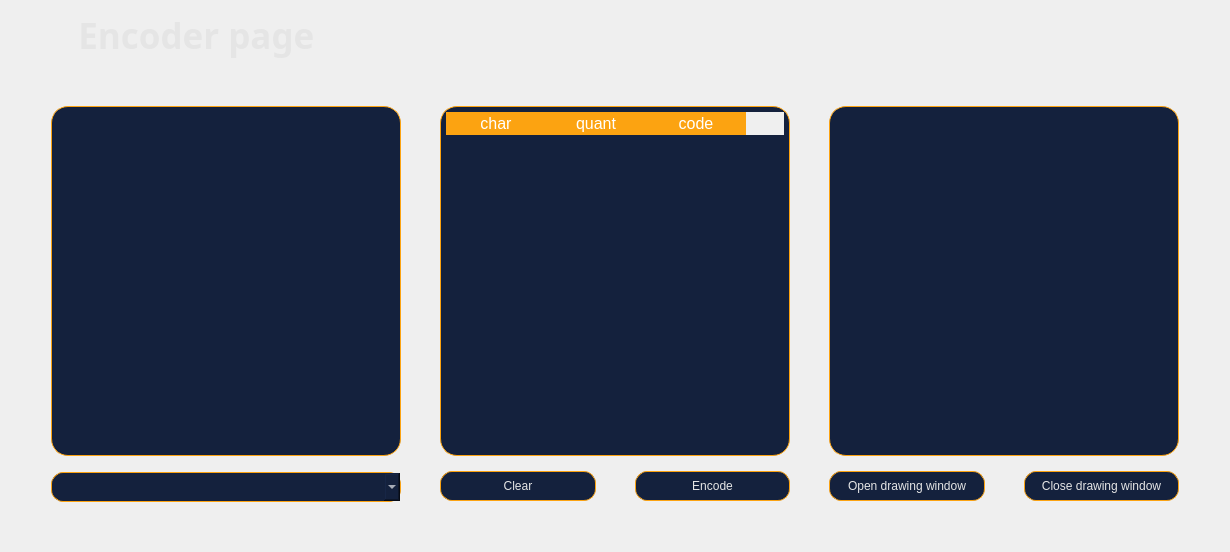
    <widget class="QWidget" name="page">
     <layout class="QGridLayout" name="gridLayout_2">
      <item row="3" column="1">
       <spacer name="verticalSpacer">
        <property name="orientation">
         <enum>Qt::Vertical</enum>
        </property>
        <property name="sizeHint" stdset="0">
         <size>
          <width>20</width>
          <height>40</height>
         </size>
        </property>
       </spacer>
      </item>
      <item row="2" column="2">
       <spacer name="horizontalSpacer_2">
        <property name="orientation">
         <enum>Qt::Horizontal</enum>
        </property>
        <property name="sizeHint" stdset="0">
         <size>
          <width>40</width>
          <height>20</height>
         </size>
        </property>
       </spacer>
      </item>
      <item row="1" column="1">
       <spacer name="verticalSpacer_2">
        <property name="orientation">
         <enum>Qt::Vertical</enum>
        </property>
        <property name="sizeHint" stdset="0">
         <size>
          <width>20</width>
          <height>40</height>
         </size>
        </property>
       </spacer>
      </item>
      <item row="2" column="0">
       <spacer name="horizontalSpacer">
        <property name="orientation">
         <enum>Qt::Horizontal</enum>
        </property>
        <property name="sizeHint" stdset="0">
         <size>
          <width>40</width>
          <height>20</height>
         </size>
        </property>
       </spacer>
      </item>
      <item row="2" column="1">
       <layout class="QGridLayout" name="gridLayout">
        <property name="horizontalSpacing">
         <number>39</number>
        </property>
        <property name="verticalSpacing">
         <number>15</number>
        </property>
        <item row="2" column="4">
         <widget class="QPushButton" name="openDrawingWindow_button">
          <property name="minimumSize">
           <size>
            <width>155</width>
            <height>30</height>
           </size>
          </property>
          <property name="styleSheet">
           <string notr="true">QPushButton{
	background-color: rgb(20, 33, 61);
	border: 1px solid rgb(252, 163, 17);
	border-radius: 12px;
	
	color: rgb(229, 229, 229);
}

QPushButton:hover{
	background-color: rgb(252, 163, 17);

	
	color: rgb(20, 33, 61);
}</string>
          </property>
          <property name="text">
           <string>Open drawing window</string>
          </property>
         </widget>
        </item>
        <item row="0" column="0">
         <widget class="QTextEdit" name="inputText">
          <property name="sizePolicy">
           <sizepolicy hsizetype="Minimum" vsizetype="Minimum">
            <horstretch>0</horstretch>
            <verstretch>0</verstretch>
           </sizepolicy>
          </property>
          <property name="minimumSize">
           <size>
            <width>350</width>
            <height>350</height>
           </size>
          </property>
          <property name="maximumSize">
           <size>
            <width>350</width>
            <height>350</height>
           </size>
          </property>
          <property name="font">
           <font>
            <pointsize>12</pointsize>
           </font>
          </property>
          <property name="styleSheet">
           <string notr="true">QTextEdit{
	background-color: rgb(20, 33, 61);
	border: 1px solid rgb(252, 163, 17);
	border-radius: 17px;
	padding:10px;
	color: rgb(229, 229, 229);

}







QScrollArea{
border: 0px;

margin:0px;
padding:0px;


}


/* VERTICAL SCROLLBAR */
 QScrollBar:vertical {
	border: none;
    background: rgb(45, 45, 68);
    width: 14px;
    margin: 15px 0px 15px 0;
	border-radius: 0px;
 }

/*  HANDLE BAR VERTICAL */
QScrollBar::handle:vertical {	
	background-color: rgb(80, 80, 122);
	min-height: 30px;
	border-radius: 7px;
}
QScrollBar::handle:vertical:hover{	
	background-color: rgb(252, 163, 17);
}
QScrollBar::handle:vertical:pressed {	
	background-color: rgb(221, 142, 15)
}

/* BTN TOP - SCROLLBAR */
QScrollBar::sub-line:vertical {
	border: none;
	background-color: rgb(59, 59, 90);
	height: 15px;
	border-top-left-radius: 7px;
	border-top-right-radius: 7px;
	subcontrol-position: top;
	subcontrol-origin: margin;
}
QScrollBar::sub-line:vertical:hover {	
	background-color: rgb(252, 163, 17);
}
QScrollBar::sub-line:vertical:pressed {	
	background-color: rgb(221, 142, 15)
}

/* BTN BOTTOM - SCROLLBAR */
QScrollBar::add-line:vertical {
	border: none;
	background-color: rgb(59, 59, 90);
	height: 15px;
	border-bottom-left-radius: 7px;
	border-bottom-right-radius: 7px;
	subcontrol-position: bottom;
	subcontrol-origin: margin;
}
QScrollBar::add-line:vertical:hover {	
	background-color: rgb(252, 163, 17);
}
QScrollBar::add-line:vertical:pressed {	
	background-color: rgb(221, 142, 15)
}

/* RESET ARROW */
QScrollBar::up-arrow:vertical, QScrollBar::down-arrow:vertical {
	background: none;
}
QScrollBar::add-page:vertical, QScrollBar::sub-page:vertical {
	background: none;
}



/* HORIZONTAL SCROLLBAR - HOMEWORK */
QScrollBar:horizontal {
   
}
QScrollBar::handle:horizontal {
    
}
QScrollBar::add-line:horizontal {
    
}
QScrollBar::sub-line:horizontal {
    
}
QScrollBar::up-arrow:horizontal, QScrollBar::down-arrow:horizontal
{

}
QScrollBar::add-page:horizontal, QScrollBar::sub-page:horizontal
{

}</string>
          </property>
          <property name="tabChangesFocus">
           <bool>false</bool>
          </property>
          <property name="documentTitle">
           <string/>
          </property>
          <property name="markdown">
           <string comment="سسسشس" extracomment="سببببب"/>
          </property>
          <property name="html">
           <string>&lt;!DOCTYPE HTML PUBLIC &quot;-//W3C//DTD HTML 4.0//EN&quot; &quot;http://www.w3.org/TR/REC-html40/strict.dtd&quot;&gt;
&lt;html&gt;&lt;head&gt;&lt;meta name=&quot;qrichtext&quot; content=&quot;1&quot; /&gt;&lt;meta charset=&quot;utf-8&quot; /&gt;&lt;style type=&quot;text/css&quot;&gt;
p, li { white-space: pre-wrap; }
hr { height: 1px; border-width: 0; }
li.unchecked::marker { content: &quot;\2610&quot;; }
li.checked::marker { content: &quot;\2612&quot;; }
&lt;/style&gt;&lt;/head&gt;&lt;body style=&quot; font-family:'Segoe UI'; font-size:12pt; font-weight:400; font-style:normal;&quot;&gt;
&lt;p style=&quot;-qt-paragraph-type:empty; margin-top:8px; margin-bottom:8px; margin-left:0px; margin-right:0px; -qt-block-indent:0; text-indent:0px;&quot;&gt;&lt;br /&gt;&lt;/p&gt;&lt;/body&gt;&lt;/html&gt;</string>
          </property>
          <property name="overwriteMode">
           <bool>true</bool>
          </property>
         </widget>
        </item>
        <item row="2" column="5">
         <widget class="QPushButton" name="closeDrawingWindow_button">
          <property name="minimumSize">
           <size>
            <width>155</width>
            <height>30</height>
           </size>
          </property>
          <property name="styleSheet">
           <string notr="true">QPushButton{
	background-color: rgb(20, 33, 61);
	border: 1px solid rgb(252, 163, 17);
	border-radius: 12px;
	
	color: rgb(229, 229, 229);
}

QPushButton:hover{
	background-color: rgb(252, 163, 17);

	
	color: rgb(20, 33, 61);
}</string>
          </property>
          <property name="text">
           <string>Close drawing window</string>
          </property>
         </widget>
        </item>
        <item row="2" column="0">
         <widget class="QComboBox" name="comboBox_Source">
          <property name="sizePolicy">
           <sizepolicy hsizetype="Expanding" vsizetype="Ignored">
            <horstretch>0</horstretch>
            <verstretch>19</verstretch>
           </sizepolicy>
          </property>
          <property name="minimumSize">
           <size>
            <width>350</width>
            <height>30</height>
           </size>
          </property>
          <property name="maximumSize">
           <size>
            <width>350</width>
            <height>27</height>
           </size>
          </property>
          <property name="styleSheet">
           <string notr="true">QComboBox{
	background-color: rgb(20, 33, 61);
	border: 1px solid rgb(252, 163, 17);
	border-radius: 12px;
	padding: 0px 15px;
	
	color: rgb(229, 229, 229);
	color: rgb(255, 255, 255);
}


QComboBox QAbstractItemView {

        border-top: 6;
        border-left: 6;
        border-right: 6;
        border-bottom: 6;
        background-color: #283050;
        color: rgb(255, 255, 255);
}



QListView::item:selected {
      border: 1px solid #6a6ea9;

  }

  QListView::item:selected:!active {
      background: qlineargradient(x1: 0, y1: 0, x2: 0, y2: 1,
                                  stop: 0 #ABAFE5, stop: 1 #8588B2);

  }

  QListView::item:selected:active {
      background: qlineargradient(x1: 0, y1: 0, x2: 0, y2: 1,
                                  stop: 0 #6a6ea9, stop: 1 #888dd9);
	background-color: rgb(252, 163, 17);
color: rgb(20, 33, 61);
  }

  QListView::item:hover {
      background: qlineargradient(x1: 0, y1: 0, x2: 0, y2: 1,
                                  stop: 0 #FAFBFE, stop: 1 #DCDEF1);
	
	background-color: rgb(107, 107, 107);

  }






QScrollArea{
border: 0px;

margin:0px;
padding:0px;


}



/* VERTICAL SCROLLBAR */
 QScrollBar:vertical {
	border: none;
    background: rgb(45, 45, 68);
    width: 14px;
    margin: 15px 0px 15px 0;
	border-radius: 0px;
 }

/*  HANDLE BAR VERTICAL */
QScrollBar::handle:vertical {	
	background-color: rgb(80, 80, 122);
	min-height: 30px;
	border-radius: 7px;
}
QScrollBar::handle:vertical:hover{	
	background-color: rgb(252, 163, 17);
}
QScrollBar::handle:vertical:pressed {	
	background-color: rgb(221, 142, 15)
}

/* BTN TOP - SCROLLBAR */
QScrollBar::sub-line:vertical {
	border: none;
	background-color: rgb(59, 59, 90);
	height: 15px;
	border-top-left-radius: 7px;
	border-top-right-radius: 7px;
	subcontrol-position: top;
	subcontrol-origin: margin;
}
QScrollBar::sub-line:vertical:hover {	
	background-color: rgb(252, 163, 17);
}
QScrollBar::sub-line:vertical:pressed {	
	background-color: rgb(221, 142, 15)
}

/* BTN BOTTOM - SCROLLBAR */
QScrollBar::add-line:vertical {
	border: none;
	background-color: rgb(59, 59, 90);
	height: 15px;
	border-bottom-left-radius: 7px;
	border-bottom-right-radius: 7px;
	subcontrol-position: bottom;
	subcontrol-origin: margin;
}
QScrollBar::add-line:vertical:hover {	
	background-color: rgb(252, 163, 17);
}
QScrollBar::add-line:vertical:pressed {	
	background-color: rgb(221, 142, 15)
}

/* RESET ARROW */
QScrollBar::up-arrow:vertical, QScrollBar::down-arrow:vertical {
	background: none;
}
QScrollBar::add-page:vertical, QScrollBar::sub-page:vertical {
	background: none;
}



/* HORIZONTAL SCROLLBAR - HOMEWORK */
QScrollBar:horizontal {
   
}
QScrollBar::handle:horizontal {
    
}
QScrollBar::add-line:horizontal {
    
}
QScrollBar::sub-line:horizontal {
    
}
QScrollBar::up-arrow:horizontal, QScrollBar::down-arrow:horizontal
{

}
QScrollBar::add-page:horizontal, QScrollBar::sub-page:horizontal
{

}</string>
          </property>
         </widget>
        </item>
        <item row="0" column="1" colspan="2">
         <widget class="QTableWidget" name="tableCode">
          <property name="enabled">
           <bool>true</bool>
          </property>
          <property name="sizePolicy">
           <sizepolicy hsizetype="Maximum" vsizetype="Minimum">
            <horstretch>0</horstretch>
            <verstretch>0</verstretch>
           </sizepolicy>
          </property>
          <property name="minimumSize">
           <size>
            <width>350</width>
            <height>350</height>
           </size>
          </property>
          <property name="maximumSize">
           <size>
            <width>350</width>
            <height>350</height>
           </size>
          </property>
          <property name="font">
           <font>
            <family>Segoe UI</family>
            <pointsize>12</pointsize>
            <bold>false</bold>
            <strikeout>false</strikeout>
            <kerning>true</kerning>
           </font>
          </property>
          <property name="styleSheet">
           <string notr="true">QTableWidget{
	background-color: rgb(20, 33, 61);
	border: 1px solid rgb(252, 163, 17);
	border-radius: 17px;
selection-background-color: #fca311;
selection-color: rgb(0, 0, 0);
padding:5px;
	color: rgb(255, 255, 255);
text-align: center;

}

QHeaderView::section {
                    border-top: 0px solid 4181C0;
                    border-bottom: 1px solid 4181C0;
                    border-right: 1px solid 4181C0;
                    background:rgb(252, 163, 17);
                    color: #fff;
border-radius: 37px;
text-align: center;
                    }












QScrollArea{
border: 0px;

margin:0px;
padding:0px;


}


/* VERTICAL SCROLLBAR */
 QScrollBar:vertical {
	border: none;
    background: rgb(45, 45, 68);
    width: 14px;
    margin: 15px 0px 15px 0;
	border-radius: 0px;
 }

/*  HANDLE BAR VERTICAL */
QScrollBar::handle:vertical {	
	background-color: rgb(80, 80, 122);
	min-height: 30px;
	border-radius: 7px;
}
QScrollBar::handle:vertical:hover{	
	background-color: rgb(252, 163, 17);
}
QScrollBar::handle:vertical:pressed {	
	background-color: rgb(221, 142, 15)
}

/* BTN TOP - SCROLLBAR */
QScrollBar::sub-line:vertical {
	border: none;
	background-color: rgb(59, 59, 90);
	height: 15px;
	border-top-left-radius: 7px;
	border-top-right-radius: 7px;
	subcontrol-position: top;
	subcontrol-origin: margin;
}
QScrollBar::sub-line:vertical:hover {	
	background-color: rgb(252, 163, 17);
}
QScrollBar::sub-line:vertical:pressed {	
	background-color: rgb(221, 142, 15)
}

/* BTN BOTTOM - SCROLLBAR */
QScrollBar::add-line:vertical {
	border: none;
	background-color: rgb(59, 59, 90);
	height: 15px;
	border-bottom-left-radius: 7px;
	border-bottom-right-radius: 7px;
	subcontrol-position: bottom;
	subcontrol-origin: margin;
}
QScrollBar::add-line:vertical:hover {	
	background-color: rgb(252, 163, 17);
}
QScrollBar::add-line:vertical:pressed {	
	background-color: rgb(221, 142, 15)
}

/* RESET ARROW */
QScrollBar::up-arrow:vertical, QScrollBar::down-arrow:vertical {
	background: none;
}
QScrollBar::add-page:vertical, QScrollBar::sub-page:vertical {
	background: none;
}



/* HORIZONTAL SCROLLBAR - HOMEWORK */
QScrollBar:horizontal {
   
}
QScrollBar::handle:horizontal {
    
}
QScrollBar::add-line:horizontal {
    
}
QScrollBar::sub-line:horizontal {
    
}
QScrollBar::up-arrow:horizontal, QScrollBar::down-arrow:horizontal
{

}
QScrollBar::add-page:horizontal, QScrollBar::sub-page:horizontal
{

}</string>
          </property>
          <property name="horizontalScrollBarPolicy">
           <enum>Qt::ScrollBarAlwaysOff</enum>
          </property>
          <property name="editTriggers">
           <set>QAbstractItemView::NoEditTriggers</set>
          </property>
          <property name="sortingEnabled">
           <bool>false</bool>
          </property>
          <column>
           <property name="text">
            <string>char</string>
           </property>
          </column>
          <column>
           <property name="text">
            <string>quant</string>
           </property>
          </column>
          <column>
           <property name="text">
            <string>code</string>
           </property>
          </column>
         </widget>
        </item>
        <item row="0" column="4" colspan="2">
         <widget class="QTextBrowser" name="outputCode">
          <property name="sizePolicy">
           <sizepolicy hsizetype="Maximum" vsizetype="Minimum">
            <horstretch>0</horstretch>
            <verstretch>0</verstretch>
           </sizepolicy>
          </property>
          <property name="minimumSize">
           <size>
            <width>350</width>
            <height>350</height>
           </size>
          </property>
          <property name="maximumSize">
           <size>
            <width>350</width>
            <height>350</height>
           </size>
          </property>
          <property name="font">
           <font>
            <pointsize>12</pointsize>
           </font>
          </property>
          <property name="styleSheet">
           <string notr="true">QTextBrowser{
	background-color: rgb(20, 33, 61);
	border: 1px solid rgb(252, 163, 17);
	border-radius: 17px;
	padding:10px;
	color: rgb(229, 229, 229);

}

QScrollArea{
border: 0px;

margin:0px;
padding:0px;


}


/* VERTICAL SCROLLBAR */
 QScrollBar:vertical {
	border: none;
    background: rgb(45, 45, 68);
    width: 14px;
    margin: 15px 0px 15px 0;
	border-radius: 0px;
 }

/*  HANDLE BAR VERTICAL */
QScrollBar::handle:vertical {	
	background-color: rgb(80, 80, 122);
	min-height: 30px;
	border-radius: 7px;
}
QScrollBar::handle:vertical:hover{	
	background-color: rgb(252, 163, 17);
}
QScrollBar::handle:vertical:pressed {	
	background-color: rgb(221, 142, 15)
}

/* BTN TOP - SCROLLBAR */
QScrollBar::sub-line:vertical {
	border: none;
	background-color: rgb(59, 59, 90);
	height: 15px;
	border-top-left-radius: 7px;
	border-top-right-radius: 7px;
	subcontrol-position: top;
	subcontrol-origin: margin;
}
QScrollBar::sub-line:vertical:hover {	
	background-color: rgb(252, 163, 17);
}
QScrollBar::sub-line:vertical:pressed {	
	background-color: rgb(221, 142, 15)
}

/* BTN BOTTOM - SCROLLBAR */
QScrollBar::add-line:vertical {
	border: none;
	background-color: rgb(59, 59, 90);
	height: 15px;
	border-bottom-left-radius: 7px;
	border-bottom-right-radius: 7px;
	subcontrol-position: bottom;
	subcontrol-origin: margin;
}
QScrollBar::add-line:vertical:hover {	
	background-color: rgb(252, 163, 17);
}
QScrollBar::add-line:vertical:pressed {	
	background-color: rgb(221, 142, 15)
}

/* RESET ARROW */
QScrollBar::up-arrow:vertical, QScrollBar::down-arrow:vertical {
	background: none;
}
QScrollBar::add-page:vertical, QScrollBar::sub-page:vertical {
	background: none;
}



/* HORIZONTAL SCROLLBAR - HOMEWORK */
QScrollBar:horizontal {
   
}
QScrollBar::handle:horizontal {
    
}
QScrollBar::add-line:horizontal {
    
}
QScrollBar::sub-line:horizontal {
    
}
QScrollBar::up-arrow:horizontal, QScrollBar::down-arrow:horizontal
{

}
QScrollBar::add-page:horizontal, QScrollBar::sub-page:horizontal
{

}</string>
          </property>
          <property name="html">
           <string>&lt;!DOCTYPE HTML PUBLIC &quot;-//W3C//DTD HTML 4.0//EN&quot; &quot;http://www.w3.org/TR/REC-html40/strict.dtd&quot;&gt;
&lt;html&gt;&lt;head&gt;&lt;meta name=&quot;qrichtext&quot; content=&quot;1&quot; /&gt;&lt;meta charset=&quot;utf-8&quot; /&gt;&lt;style type=&quot;text/css&quot;&gt;
p, li { white-space: pre-wrap; }
hr { height: 1px; border-width: 0; }
li.unchecked::marker { content: &quot;\2610&quot;; }
li.checked::marker { content: &quot;\2612&quot;; }
&lt;/style&gt;&lt;/head&gt;&lt;body style=&quot; font-family:'Segoe UI'; font-size:12pt; font-weight:400; font-style:normal;&quot;&gt;
&lt;p style=&quot;-qt-paragraph-type:empty; margin-top:0px; margin-bottom:0px; margin-left:0px; margin-right:0px; -qt-block-indent:0; text-indent:0px;&quot;&gt;&lt;br /&gt;&lt;/p&gt;&lt;/body&gt;&lt;/html&gt;</string>
          </property>
         </widget>
        </item>
        <item row="2" column="1">
         <widget class="QPushButton" name="clearButton">
          <property name="sizePolicy">
           <sizepolicy hsizetype="Maximum" vsizetype="Minimum">
            <horstretch>0</horstretch>
            <verstretch>0</verstretch>
           </sizepolicy>
          </property>
          <property name="minimumSize">
           <size>
            <width>155</width>
            <height>30</height>
           </size>
          </property>
          <property name="maximumSize">
           <size>
            <width>160</width>
            <height>16777215</height>
           </size>
          </property>
          <property name="styleSheet">
           <string notr="true">QPushButton{
	background-color: rgb(20, 33, 61);
	border: 1px solid rgb(252, 163, 17);
	border-radius: 12px;
	
	color: rgb(229, 229, 229);
}

QPushButton:hover{
	background-color: rgb(252, 163, 17);

	
	color: rgb(20, 33, 61);
}</string>
          </property>
          <property name="text">
           <string>Clear</string>
          </property>
         </widget>
        </item>
        <item row="2" column="2">
         <widget class="QPushButton" name="encodeButton">
          <property name="sizePolicy">
           <sizepolicy hsizetype="Maximum" vsizetype="Minimum">
            <horstretch>0</horstretch>
            <verstretch>0</verstretch>
           </sizepolicy>
          </property>
          <property name="minimumSize">
           <size>
            <width>155</width>
            <height>30</height>
           </size>
          </property>
          <property name="maximumSize">
           <size>
            <width>160</width>
            <height>16777215</height>
           </size>
          </property>
          <property name="styleSheet">
           <string notr="true">QPushButton{
	background-color: rgb(20, 33, 61);
	border: 1px solid rgb(252, 163, 17);
	border-radius: 12px;
	
	color: rgb(229, 229, 229);
}

QPushButton:hover{
	background-color: rgb(252, 163, 17);

	
	color: rgb(20, 33, 61);
}</string>
          </property>
          <property name="text">
           <string>Encode</string>
          </property>
         </widget>
        </item>
       </layout>
      </item>
      <item row="0" column="1">
       <widget class="QLabel" name="label_2">
        <property name="font">
         <font>
          <family>Berlin Sans FB Demi</family>
          <pointsize>26</pointsize>
          <bold>true</bold>
         </font>
        </property>
        <property name="styleSheet">
         <string notr="true">color: rgb(229, 229, 229);</string>
        </property>
        <property name="text">
         <string>   Encoder page</string>
        </property>
       </widget>
      </item>
     </layout>
    </widget>
